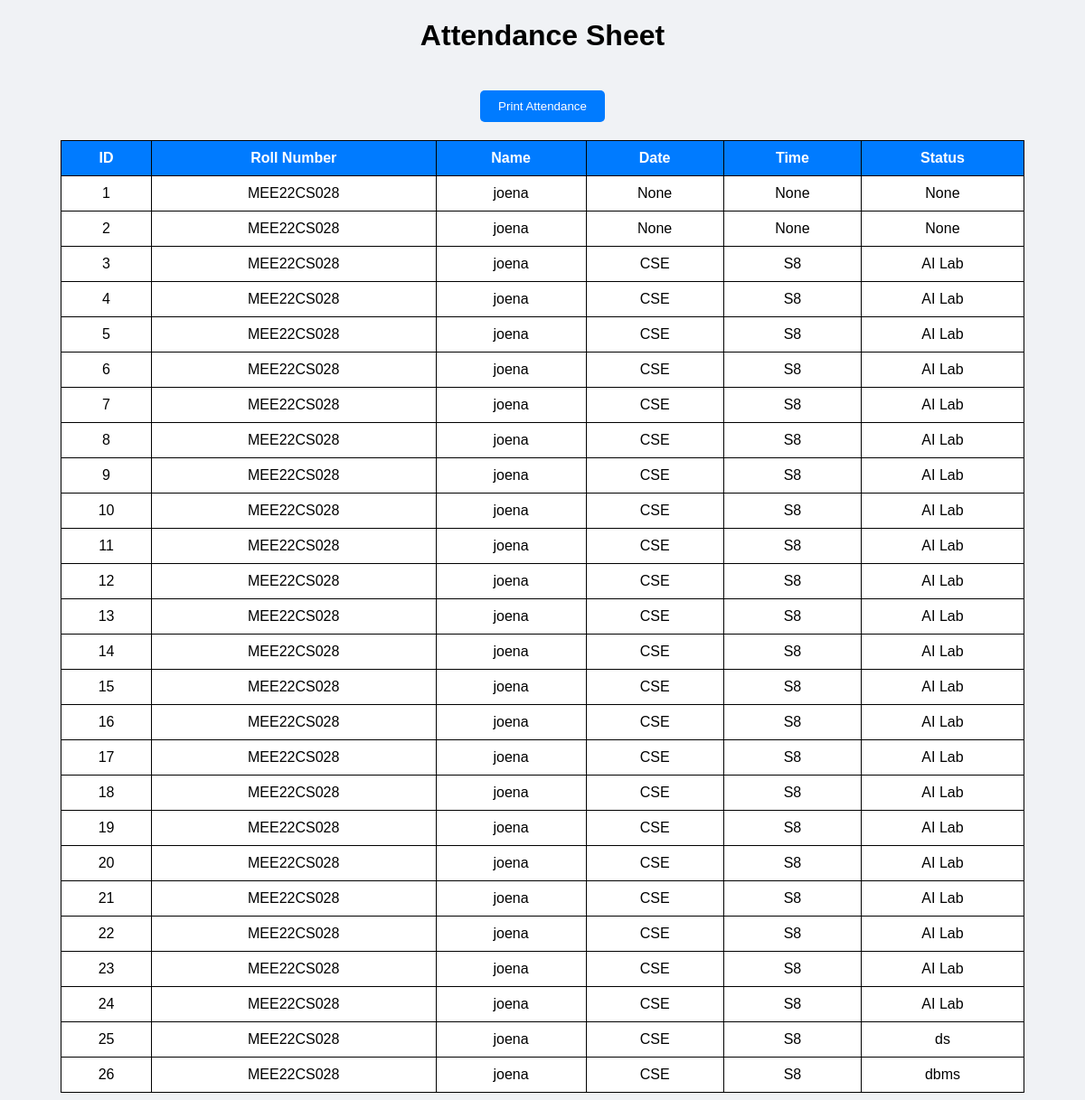
The app's page /attendance with its own data.
### tables this page shows
CREATE TABLE attendance(
    id INTEGER PRIMARY KEY AUTOINCREMENT,
    regno TEXT,
    name TEXT,
    branch TEXT,
    semester TEXT,
    subject TEXT,
    status TEXT,
    date TEXT,
    time TEXT
);

### app.py (the view)
@app.route('/attendance')
def attendance():
    conn = sqlite3.connect(
        'students.db'
    )
    cursor = conn.cursor()
    cursor.execute(
        "SELECT * FROM attendance"
    )
    data = cursor.fetchall()
    conn.close()
    return render_template(
        'attendance.html',
        data=data
    )

### templates/attendance.html (shortened to what this page needs)
<!DOCTYPE html>
<html>
<head>
</head>
<body>
<h1>Attendance Sheet</h1>
<button onclick="window.print()">
Print Attendance
</button>
<table>
<tr>
<th>ID</th>
<th>Roll Number</th>
<th>Name</th>
<th>Date</th>
<th>Time</th>
<th>Status</th>
</tr>
{% for row in data %}
<tr>
<td>{{ row[0] }}</td>
<td>{{ row[1] }}</td>
<td>{{ row[2] }}</td>
<td>{{ row[3] }}</td>
<td>{{ row[4] }}</td>
<td>{{ row[5] }}</td>
</tr>
{% endfor %}
</table>
</body>
</html>

### templates/attendance.html (style rules this page uses)
body { font-family:Arial; background:#f0f2f5; text-align:center; }
table { margin:auto; border-collapse:collapse; width:90%; background:white; }
th, td { border:1px solid black; padding:10px; }
th { background:#007bff; color:white; }
button { padding:10px 20px; margin:20px; background:#007bff; color:white; border:none; border-radius:5px; }

### records on screen
attendance: id "1", regno "MEE22CS028", name "joena", row "None"
attendance: id "2", regno "MEE22CS028", name "joena", row "None"
attendance: id "3", regno "MEE22CS028", name "joena", branch "CSE", semester "S8", subject "AI Lab"
attendance: id "4", regno "MEE22CS028", name "joena", branch "CSE", semester "S8", subject "AI Lab"
attendance: id "5", regno "MEE22CS028", name "joena", branch "CSE", semester "S8", subject "AI Lab"
attendance: id "6", regno "MEE22CS028", name "joena", branch "CSE", semester "S8", subject "AI Lab"
attendance: id "7", regno "MEE22CS028", name "joena", branch "CSE", semester "S8", subject "AI Lab"
attendance: id "8", regno "MEE22CS028", name "joena", branch "CSE", semester "S8", subject "AI Lab"
attendance: id "9", regno "MEE22CS028", name "joena", branch "CSE", semester "S8", subject "AI Lab"
attendance: id "10", regno "MEE22CS028", name "joena", branch "CSE", semester "S8", subject "AI Lab"
attendance: id "11", regno "MEE22CS028", name "joena", branch "CSE", semester "S8", subject "AI Lab"
attendance: id "12", regno "MEE22CS028", name "joena", branch "CSE", semester "S8", subject "AI Lab"
attendance: id "13", regno "MEE22CS028", name "joena", branch "CSE", semester "S8", subject "AI Lab"
attendance: id "14", regno "MEE22CS028", name "joena", branch "CSE", semester "S8", subject "AI Lab"
attendance: id "15", regno "MEE22CS028", name "joena", branch "CSE", semester "S8", subject "AI Lab"
attendance: id "16", regno "MEE22CS028", name "joena", branch "CSE", semester "S8", subject "AI Lab"
attendance: id "17", regno "MEE22CS028", name "joena", branch "CSE", semester "S8", subject "AI Lab"
attendance: id "18", regno "MEE22CS028", name "joena", branch "CSE", semester "S8", subject "AI Lab"
attendance: id "19", regno "MEE22CS028", name "joena", branch "CSE", semester "S8", subject "AI Lab"
attendance: id "20", regno "MEE22CS028", name "joena", branch "CSE", semester "S8", subject "AI Lab"
attendance: id "21", regno "MEE22CS028", name "joena", branch "CSE", semester "S8", subject "AI Lab"
attendance: id "22", regno "MEE22CS028", name "joena", branch "CSE", semester "S8", subject "AI Lab"
attendance: id "23", regno "MEE22CS028", name "joena", branch "CSE", semester "S8", subject "AI Lab"
attendance: id "24", regno "MEE22CS028", name "joena", branch "CSE", semester "S8", subject "AI Lab"
attendance: id "25", regno "MEE22CS028", name "joena", branch "CSE", semester "S8", subject "ds"
attendance: id "26", regno "MEE22CS028", name "joena", branch "CSE", semester "S8", subject "dbms"
